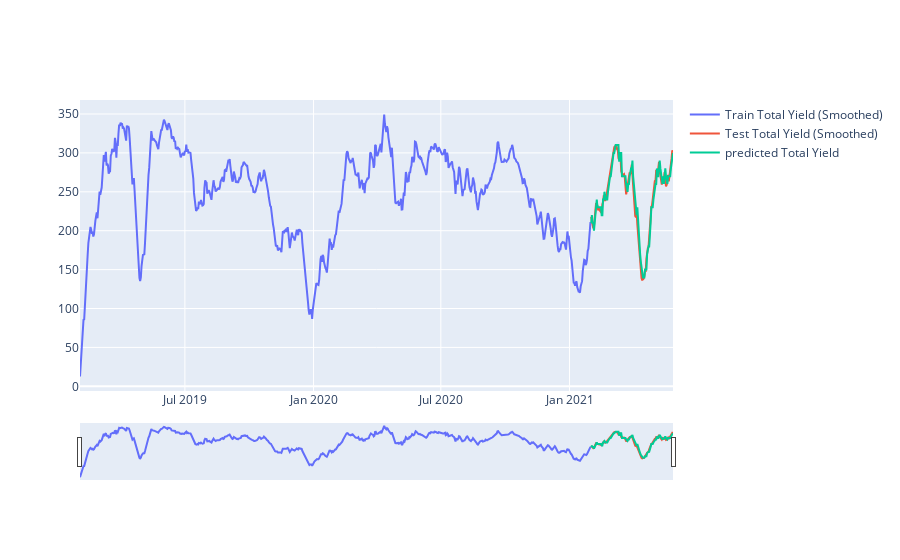

Here is the notebook cell this chart was saved with:
### Code cell
fig = go.Figure()
fig.add_trace(go.Scatter(x=temp_train['Date'],y=temp_train['Total Yield (Smooth)'],mode='lines', name='Train Total Yield (Smoothed)'))
fig.add_trace(go.Scatter(x=temp_test['Date'],y=temp_test['Total Yield (Smooth)'],mode='lines', name='Test Total Yield (Smoothed)'))
fig.add_trace(go.Scatter(x=temp_test['Date'],y=temp_test['predicted'],mode='lines', name='predicted Total Yield'))
fig.update_xaxes(rangeslider_visible=True)
